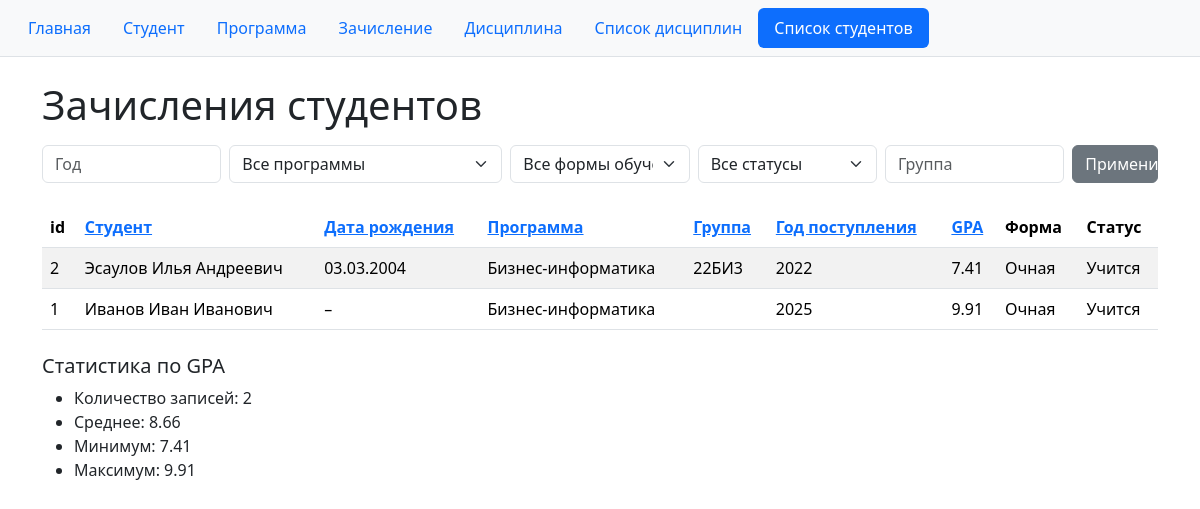
The app's page /education/table/, older data.
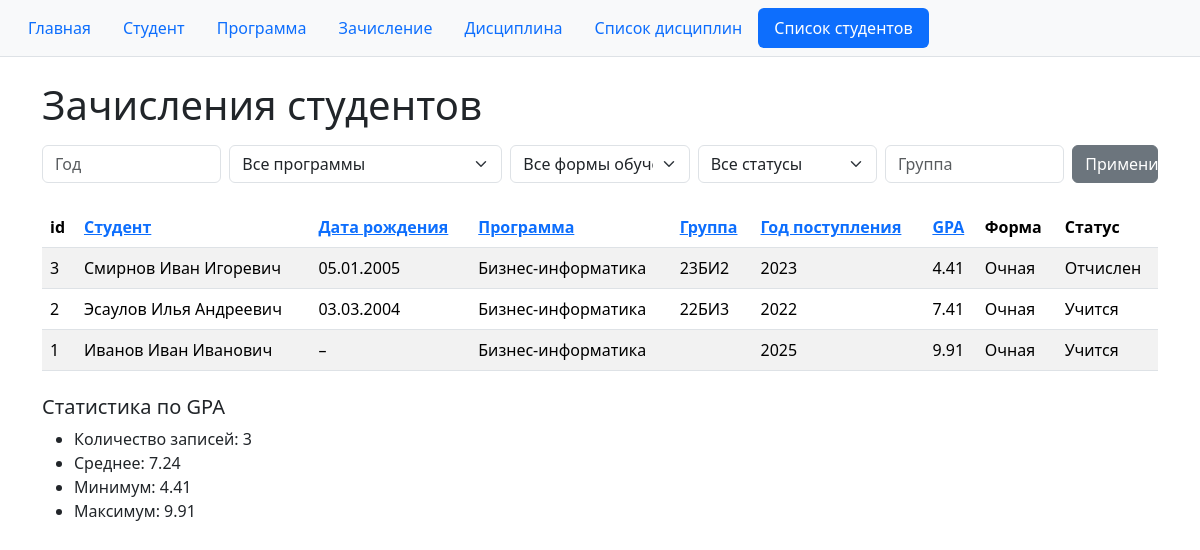
The same page, newer data.
### education_program/models.py (models this page shows, shortened)
class Enrollment(models.Model):
    student = models.ForeignKey(
        Student,
        on_delete=models.CASCADE,
        verbose_name="Студент",
    )
    program = models.ForeignKey(
        EducationProgram,
        on_delete=models.CASCADE,
        verbose_name="Программа",
    )
    group = models.CharField("Учебная группа", max_length=20, blank=True)
    FORM_CHOICES = [
        ("full_time", "Очная"),
        ("part_time", "Очно-заочная"),
    ]
    study_form = models.CharField("Форма обучения", max_length=15, choices=FORM_CHOICES, default="full_time")
    STATUS_CHOICES = [
        ("active", "Учится"),
        ("academic_leave", "Академический отпуск"),
        ("expelled", "Отчислен"),
    ]
    status = models.CharField("Статус", max_length=15, choices=STATUS_CHOICES, default="active")
    start_year = models.PositiveSmallIntegerField("Год поступления")
    gpa = models.DecimalField("Средний балл (GPA)", max_digits=4, decimal_places=2)
    created_at = models.DateTimeField("Создано", auto_now_add=True)
    class Meta:
        ordering = ["-id"]
        verbose_name = "зачисление"
        verbose_name_plural = "зачисления"
        constraints = [
            models.UniqueConstraint(
                fields=("student", "program", "start_year"),
                name="unique_enrollment_per_year",
            )
        ]

class Student(models.Model):
    full_name = models.CharField("ФИО", max_length=200)
    email = models.EmailField("E-mail", unique=True)
    phone = models.CharField(
        "Телефон", max_length=20, blank=True, validators=[phone_validator]
    )
    date_of_birth = models.DateField("Дата рождения", null=True, blank=True)
    class Meta:
        ordering = ["full_name"]
        verbose_name = "студент"
        verbose_name_plural = "студенты"

class EducationProgram(models.Model):
    title = models.CharField("Название ОП", max_length=300, unique=True)
    description = models.TextField("Описание ОП", blank=True)
    head_name = models.CharField("Академический руководитель — ФИО", max_length=200, blank=True)
    head_email = models.EmailField("E-mail академ. руководителя", blank=True)
    manager_name = models.CharField("Менеджер программы — ФИО", max_length=200, blank=True)
    manager_email = models.EmailField("E-mail менеджера", blank=True)
    class Meta:
        ordering = ["title"]
        verbose_name = "образовательная программа"
        verbose_name_plural = "образовательные программы"

### education_program/views.py (the view)
# urls.py: path("table/", views.table, name="table"),
def table(request):
    qs = Enrollment.objects.select_related("student", "program")
    year = request.GET.get("year")
    program_id = request.GET.get("program")
    study_form = request.GET.get("study_form")
    status = request.GET.get("status")
    group_q = request.GET.get("group")
    if year:
        qs = qs.filter(start_year=year)
    if program_id:
        qs = qs.filter(program_id=program_id)
    if study_form:
        qs = qs.filter(study_form=study_form)
    if status:
        qs = qs.filter(status=status)
    if group_q:
        qs = qs.filter(group__icontains=group_q)
    SORTABLE_FIELDS = [
        "student__full_name",
        "student__date_of_birth",
        "program__title",
        "group",
        "start_year",
        "gpa",
    ]
    current_sort = request.GET.get("sort", "-id")
    allowed_sort = set(f for f in SORTABLE_FIELDS) | set(f"-{f}" for f in SORTABLE_FIELDS) | {"id", "-id"}
    if current_sort not in allowed_sort:
        current_sort = "-id"
    qs = qs.order_by(current_sort)
    stats = qs.aggregate(
        count=Count("gpa"),
        avg=Avg("gpa"),
        min=Min("gpa"),
        max=Max("gpa"),
    )
    get_params = request.GET.copy()
    sort_urls = {}
    for field in SORTABLE_FIELDS:
        if current_sort == field:
            next_sort = f"-{field}"
        elif current_sort == f"-{field}":
            next_sort = field
        else:
            next_sort = field
        params = get_params.copy()
        params["sort"] = next_sort
        sort_urls[field] = params.urlencode()
    programs = EducationProgram.objects.all().order_by("title")
    study_forms = Enrollment.FORM_CHOICES
    statuses = Enrollment.STATUS_CHOICES
    context = {
        "enrollments": qs,
        "stats": stats,
        "current_year": year or "",
        "current_program": int(program_id) if program_id else "",
        "current_study_form": study_form or "",
        "current_status": status or "",
        "current_group": group_q or "",
        "current_sort": current_sort,
        "programs": programs,
        "study_forms": study_forms,
        "statuses": statuses,
        "sort_urls": sort_urls,
    }
    return render(request, "education_program/table.html", context)

### education_program/templates/education_program/table.html (shortened to what this page needs)
{% extends "base.html" %}
{% block content %}
<h1 class="mb-3">Зачисления студентов</h1>
<form method="get" class="row g-2 mb-4">
  <div class="col-md-2">
    <input type="number" name="year" class="form-control"
           placeholder="Год" value="{{ current_year }}">
  </div>
  <div class="col-md-3">
    <select name="program" class="form-select">
      <option value="">Все программы</option>
    </select>
  </div>
  <div class="col-md-2">
    <select name="study_form" class="form-select">
      <option value="">Все формы обучения</option>
    </select>
  </div>
  <div class="col-md-2">
    <select name="status" class="form-select">
      <option value="">Все статусы</option>
    </select>
  </div>
  <div class="col-md-2">
    <input type="text" name="group" class="form-control"
           placeholder="Группа" value="{{ current_group }}">
  </div>
  <div class="col-md-1">
    <button class="btn btn-secondary w-100">Применить</button>
  </div>
</form>
<table class="table table-striped">
  <thead>
    <tr>
      <th>id</th>
      <th>
        <a href="?{{ sort_urls.student__full_name }}">Студент</a>
      </th>
      <th>
        <a href="?{{ sort_urls.student__date_of_birth }}">Дата рождения</a>
      </th>
      <th>
        <a href="?{{ sort_urls.program__title }}">Программа</a>
      </th>
      <th>
        <a href="?{{ sort_urls.group }}">Группа</a>
      </th>
      <th>
        <a href="?{{ sort_urls.start_year }}">Год поступления</a>
      </th>
      <th>
        <a href="?{{ sort_urls.gpa }}">GPA</a>
      </th>
      <th>Форма</th>
      <th>Статус</th>
    </tr>
  </thead>
  <tbody>
    {% for e in enrollments %}
      <tr>
        <td>{{ e.id }}</td>
        <td>{{ e.student.full_name }}</td>
        <td>
          {% if e.student.date_of_birth %}
            {{ e.student.date_of_birth|date:"d.m.Y" }}
          {% else %}
            –
          {% endif %}
        </td>
        <td>{{ e.program.title }}</td>
        <td>{{ e.group }}</td>
        <td>{{ e.start_year }}</td>
        <td>{{ e.gpa }}</td>
        <td>{{ e.get_study_form_display }}</td>
        <td>{{ e.get_status_display }}</td>
      </tr>
    {% empty %}
      <tr><td colspan="10" class="text-center">Нет данных</td></tr>
    {% endfor %}
  </tbody>
</table>
<h5 class="mt-4">Статистика по GPA</h5>
<ul>
  <li>Количество записей: {{ stats.count }}</li>
  <li>Среднее: {{ stats.avg|floatformat:2 }}</li>
  <li>Минимум: {{ stats.min|floatformat:2 }}</li>
  <li>Максимум: {{ stats.max|floatformat:2 }}</li>
</ul>
{% endblock %}

### templates/base.html (shortened to what this page needs)
<!DOCTYPE html>
<html lang="en">
<head>
    <link href="https://cdn.jsdelivr.net/npm/bootstrap@5.3.3/dist/css/bootstrap.min.css" rel="stylesheet">
</head>
<header class="bg-light border-bottom mb-4">
    <div class="container-fluid">
        <nav class="nav nav-pills py-2 flex-wrap">
            <a class="nav-link{% if request.path == '/education/' %} active{% endif %}"
               href="{% url 'education_program:index' %}">Главная</a>
            <a class="nav-link{% if request.resolver_match.url_name == 'student_add' %} active{% endif %}"
               href="{% url 'education_program:student_add' %}">Студент</a>
            <a class="nav-link{% if request.resolver_match.url_name == 'program_add' %} active{% endif %}"
               href="{% url 'education_program:program_add' %}">Программа</a>
            <a class="nav-link{% if request.resolver_match.url_name == 'enroll_add' %} active{% endif %}"
               href="{% url 'education_program:enroll_add' %}">Зачисление</a>
            <a class="nav-link{% if request.resolver_match.url_name == 'discipline_add' %} active{% endif %}"
               href="{% url 'education_program:discipline_add' %}">Дисциплина</a>
            <a class="nav-link{% if request.resolver_match.url_name == 'discipline_list' %} active{% endif %}"
               href="{% url 'education_program:discipline_list' %}">Список дисциплин</a>
            <a class="nav-link{% if request.resolver_match.url_name == 'table' %} active{% endif %}"
               href="{% url 'education_program:table' %}">Список студентов</a>
        </nav>
    </div>
</header>
<body>
<div class="container">
    {% block content %}{% endblock %}
</div>
</body>
</html>

Row changes from the older to the newer data that the page shows:
added Enrollment: id "3", student.full_name "Смирнов Иван Игоревич", student.date_of_birth "05.01.2005", program "Бизнес-информатика", group "23БИ2", start_year "2023", gpa "4.41", study_form "Очная", status "Отчислен"
Text that changed along with them:
{{ stats.count }}: "2" → "3"
{{ stats.avg|floatformat:2 }}: "8.66" → "7.24"
{{ stats.min|floatformat:2 }}: "7.41" → "4.41"
